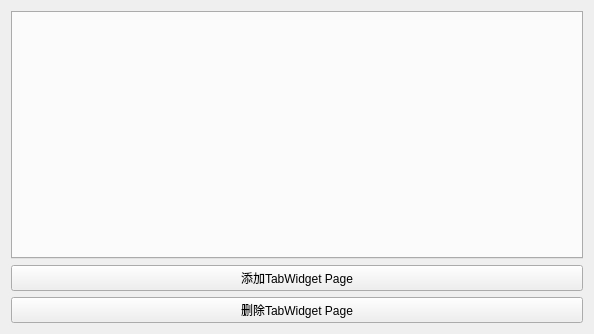
<?xml version="1.0" encoding="UTF-8"?>
<ui version="4.0">
 <class>MyQtTabWidget2</class>
 <widget class="QWidget" name="MyQtTabWidget2">
  <property name="geometry">
   <rect>
    <x>0</x>
    <y>0</y>
    <width>594</width>
    <height>334</height>
   </rect>
  </property>
  <property name="windowTitle">
   <string>MyQtTabWidget2</string>
  </property>
  <layout class="QVBoxLayout" name="verticalLayout">
   <item>
    <widget class="QTabWidget" name="tabWidget"/>
   </item>
   <item>
    <widget class="QPushButton" name="btnAdd">
     <property name="text">
      <string>添加TabWidget Page</string>
     </property>
    </widget>
   </item>
   <item>
    <widget class="QPushButton" name="btnDelete">
     <property name="text">
      <string>删除TabWidget Page</string>
     </property>
    </widget>
   </item>
  </layout>
 </widget>
 <layoutdefault spacing="6" margin="11"/>
 <resources/>
 <connections/>
</ui>
